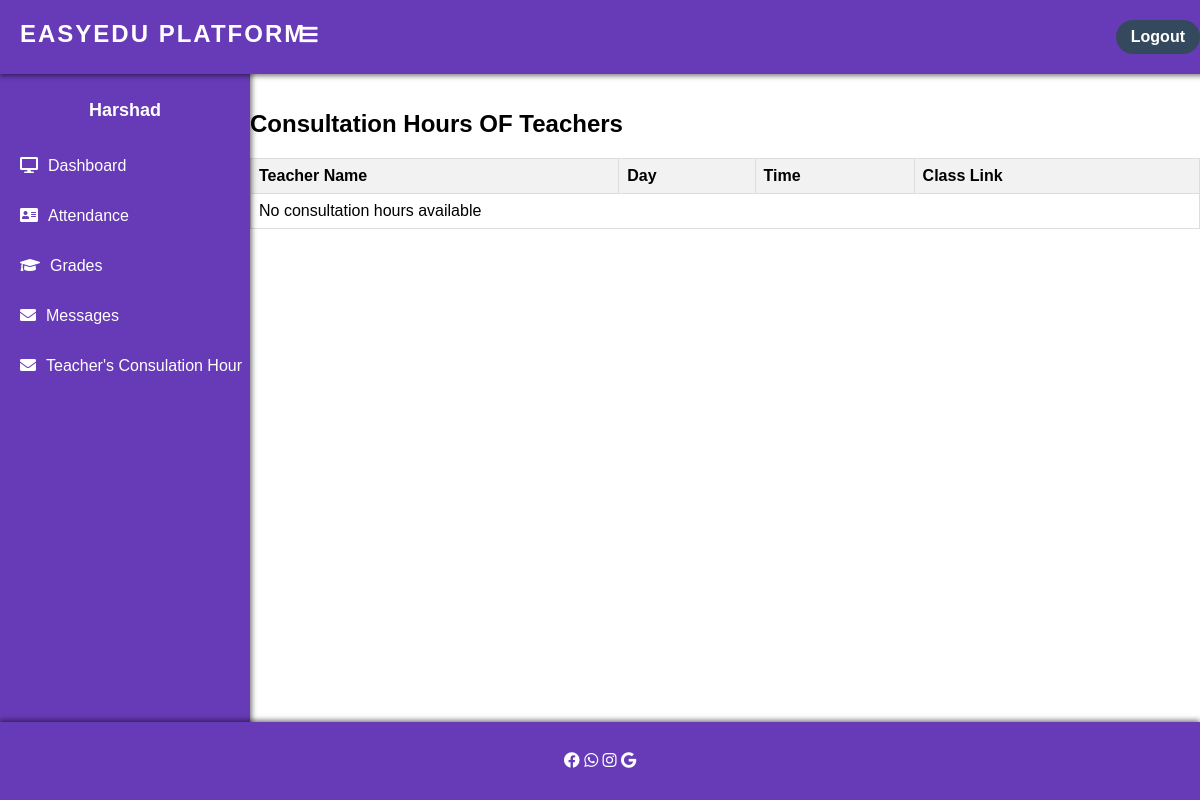
The app's page /view_consultation_hour (signed in), older data.
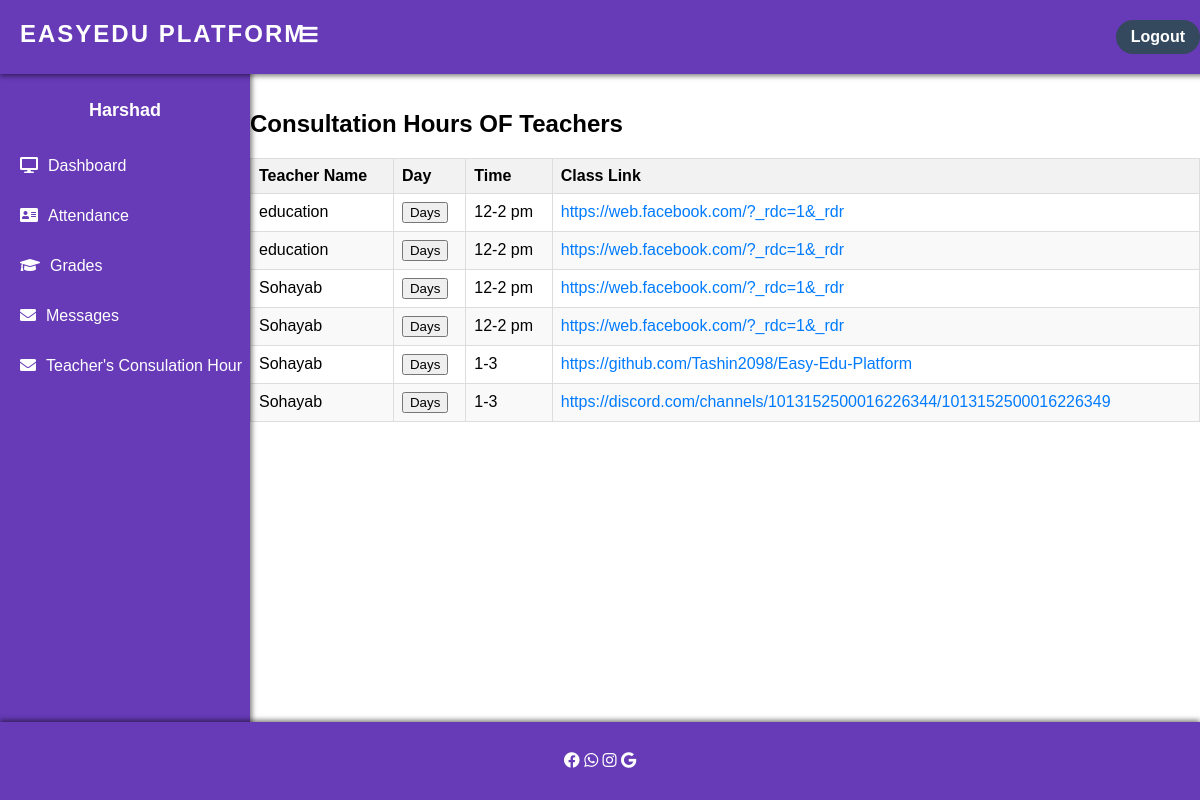
The same page, newer data.
### edu/models.py (models this page shows, shortened)
class ConsultationHour(models.Model):
    day = models.CharField(max_length=100)
    time = models.CharField(max_length=100)
    class_link = models.URLField()
    given_by=models.CharField(max_length=20,null=True,default='education')

### edu/views.py (the view)
# urls.py: path('view_consultation_hour', views.view_consultation_hours, name='view_consultation_hour'),
@login_required
@user_passes_test(is_student)
def view_consultation_hours(request):
    form = models.ConsultationHour.objects.all()
    return render(request, 'view_consultation_hours.html', {'form': form})

### edu/views.py (called while the page is built)
def is_student(user):
    return user.groups.filter(name='STUDENT').exists()

### templates/view_consultation_hours.html (shortened to what this page needs)
{% extends 'studentsidebar.html' %}
{% block content %}
<head>
</head>
<body>
    <h2>Consultation Hours OF Teachers</h2>
    <table border="1">
        <thead>
            <tr>
                <th>Teacher Name</th>
                <th>Day</th>
                <th>Time</th>
                <th>Class Link</th>
            </tr>
        </thead>
        <tbody>
            {% for consultation_hour in form %}
            <tr>
                <td>{{ consultation_hour.given_by }}</td>
                <td>
                    <button onclick="toggleDayOptions(this)">
                        Days
                    </button>
                </td>
                <td>{{ consultation_hour.time }}</td>
                <td><a href="{{ consultation_hour.class_link }}">{{ consultation_hour.class_link }}</a></td>
            </tr>
            {% empty %}
            <tr>
                <td colspan="4">No consultation hours available</td>
            </tr>
            {% endfor %}
        </tbody>
    </table>
</body>
{% endblock content %}

### templates/studentsidebar.html (shortened to what this page needs)
<!DOCTYPE html>
<html lang="en" dir="ltr">
<head>
  <link rel="stylesheet" href="https://cdnjs.cloudflare.com/ajax/libs/font-awesome/5.12.1/css/all.min.css">
</head>
<body>
  <header>
    <label for="check">
      <i class="fas fa-bars" id="sidebar_btn"></i>
    </label>
    <div class="left_area">
      <h3>EasyEdu Platform</h3>
    </div>
    <div class="right_area">
      <a href="/" class="logout_btn">Logout</a>
    </div>
  </header>
  <div class="sidebar">
    <center>
      <h4>{{request.user.first_name}}</h4>
    </center>
    <a href="/student-dashboard"><i class="fas fa-desktop"></i><span>Dashboard</span></a>
    <a href="/student-attendance"><i class="fas fa-address-card"></i><span>Attendance</span></a>
    <a href="/student-grade"><i class="fas fa-graduation-cap"></i><span>Grades</span></a>
    <a href="/inbox"><i class="fas fa-envelope"></i><span>Messages</span></a>
    <a href="/view_consultation_hour"><i class="fas fa-envelope"></i><span>Teacher's Consulation Hour</span></a>
  </div>
  <div class="content">
    <br><br><br><br><br>
    {% block content %}
    {% endblock content %}
    <br><br><br>
  </div>
  <footer>
    <i class="fab fa-facebook"></i>
    <i class="fab fa-whatsapp"></i>
    <i class="fab fa-instagram"></i>
    <i class="fab fa-google"></i>
  </footer>
</body>
</html>

### templates/studentsidebar.html (style rules this page uses)
header { position: fixed; background: #673AB7 ; padding: 20px; width: 100%; z-index: 1; box-shadow: 0px 2px 5px rgba(0, 0, 0, 0.5); }
.left_area h3 { color: #fff; margin: 0; text-transform: uppercase; font-size: 24px; font-weight: 700; letter-spacing: 2px; }
.logout_btn { padding: 8px 15px; background: #34495E; text-decoration: none; float: right; margin-top: -28px; margin-right: 20px; border-radius: 20px; font-size: 16px; font-weight: 600; color: #fff; transition: background-color 0.3s ease; }
.sidebar { background: #673AB7 ; margin-top: 70px; padding-top: 30px; position: fixed; left: 0; width: 250px; height: 100%; transition: 0.5s; box-shadow: 2px 0px 5px rgba(0, 0, 0, 0.5); }
.sidebar h4 { color: #fff; margin-top: 0; margin-bottom: 20px; font-size: 18px; font-weight: 600; }
.sidebar a { color: #fff; display: block; width: 100%; line-height: 50px; text-decoration: none; padding-left: 20px; box-sizing: border-box; transition: background-color 0.3s ease; }
.sidebar i { padding-right: 10px; }
body { margin: 0; padding: 0; font-family: "Arial", sans-serif; background-color: #ecf0f1; }
.content { margin-left: 250px; background-color: #fff; min-height: calc(100vh - 100px); transition: 0.5s; padding-bottom: 100px; }
footer { position: fixed; bottom: 0; width: 100%; background-color: #673AB7 ; color: #fff; text-align: center; padding: 30px 0; box-shadow: 0px -2px 5px rgba(0, 0, 0, 0.5); }
label #sidebar_btn { z-index: 1; color: #fff; position: fixed; cursor: pointer; left: 300px; font-size: 20px; margin: 5px 0; transition: 0.5s; transition-property: color; }

### templates/view_consultation_hours.html (style rules this page uses)
table { width: 100%; border-collapse: collapse; }
th { background-color: #f2f2f2; border: 1px solid #dddddd; padding: 8px; text-align: left; }
td { border: 1px solid #dddddd; padding: 8px; }
tr:nth-child(even) { background-color: #f9f9f9; }
a { color: #007bff; text-decoration: none; }

Row changes from the older to the newer data that the page shows:
added ConsultationHour: given_by "education", time "12-2 pm", class_link "https://web.facebook.com/?_rdc=1&_rdr"
added ConsultationHour: given_by "education", time "12-2 pm", class_link "https://web.facebook.com/?_rdc=1&_rdr"
added ConsultationHour: given_by "Sohayab", time "12-2 pm", class_link "https://web.facebook.com/?_rdc=1&_rdr"
added ConsultationHour: given_by "Sohayab", time "12-2 pm", class_link "https://web.facebook.com/?_rdc=1&_rdr"
added ConsultationHour: given_by "Sohayab", time "1-3", class_link "https://github.com/Tashin2098/Easy-Edu-Platform"
added ConsultationHour: given_by "Sohayab", time "1-3", class_link "https://discord.com/channels/1013152500016226344/1013152500016226349"
Text that changed along with them:
text no longer shown: "No consultation hours available"
